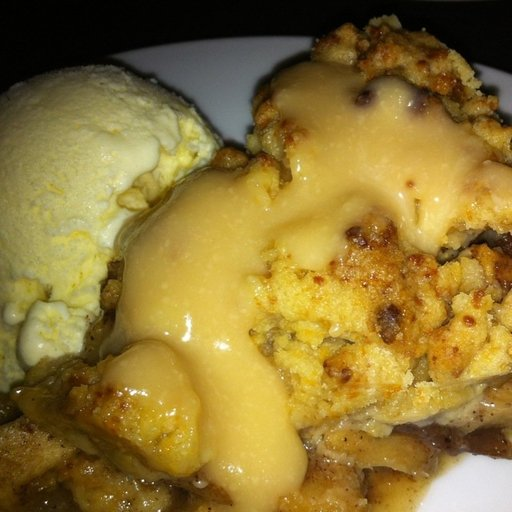
#> input picture RandomForest/images_smaller/apple_pie/1077610.jpg, 512 x 512 px; its folder holds only this picture in this run
$ jupyter execute --allow-errors randomforest.ipynb
#> lines starting #> are read from the running program, lines starting #| are printed output that depends on the picture
[cell 1]
from PIL import Image
import numpy as np
import os

def preprocess_images(image_folder, processed_folder, target_size=(64, 64)):
    # Create the processed folder if it doesn't exist
#> called with image_folder = 'images_smaller', processed_folder = 'processed_folder', target_size = (64, 64)
    if not os.path.exists(processed_folder):
        os.makedirs(processed_folder)

    for subdir in os.listdir(image_folder):
        subdir_path = os.path.join(image_folder, subdir)
        if os.path.isdir(subdir_path):
            # Create a corresponding subdirectory in the processed folder
            processed_subdir_path = os.path.join(processed_folder, subdir)
            if not os.path.exists(processed_subdir_path):
                os.makedirs(processed_subdir_path)

            for image_name in os.listdir(subdir_path):
                image_path = os.path.join(subdir_path, image_name)
                if os.path.isfile(image_path):  # Check if it's a file
                    image = Image.open(image_path)
#> image is the input picture: PIL image 512x512 RGB; mean R, G, B 142.2, 117.9, 52.6
                    image = image.resize(target_size)
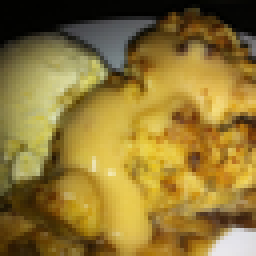
#> image: PIL image 64x64 RGB (shown 4 times larger); mean R, G, B 142.2, 117.9, 52.6
                    image = np.array(image) / 255.0  # Normalize pixel values to [0, 1]
#> image: shape (64, 64, 3) float64

                    # Save the processed image
                    processed_image_path = os.path.join(processed_subdir_path, image_name)
                    Image.fromarray((image * 255).astype(np.uint8)).save(processed_image_path)
#> pass 2 of the loop in preprocess_images, `for subdir in os.listdir(image_folder):`:
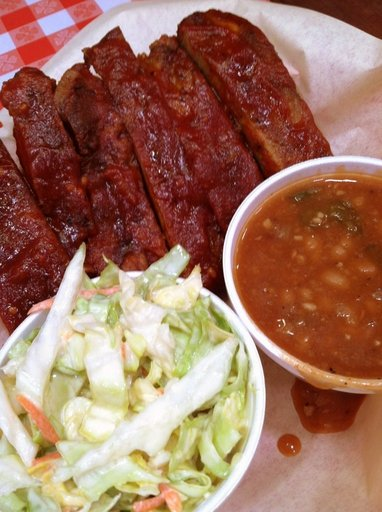
#> input picture RandomForest/images_smaller/baby_back_ribs/1367931.jpg, 382 x 512 px
#> in preprocess_images, image is the input picture: PIL image 382x512 RGB; mean R, G, B 160.2, 115.4, 95.9
#> in preprocess_images, `image = image.resize(target_size)`:
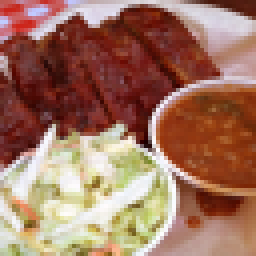
#> image: PIL image 64x64 RGB (shown 4 times larger); mean R, G, B 160.2, 115.5, 96

image_folder = 'images_smaller'
processed_folder = 'processed_folder'
preprocess_images(image_folder, processed_folder)
